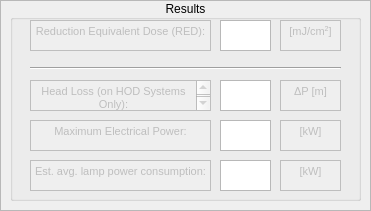
  <widget class="QFrame" name="Results">
   <property name="geometry">
    <rect>
     <x>240</x>
     <y>370</y>
     <width>371</width>
     <height>211</height>
    </rect>
   </property>
   <property name="autoFillBackground">
    <bool>true</bool>
   </property>
   <property name="frameShape">
    <enum>QFrame::StyledPanel</enum>
   </property>
   <property name="frameShadow">
    <enum>QFrame::Raised</enum>
   </property>
   <widget class="QGroupBox" name="groupBox_5">
    <property name="geometry">
     <rect>
      <x>10</x>
      <y>0</y>
      <width>351</width>
      <height>201</height>
     </rect>
    </property>
    <property name="contextMenuPolicy">
     <enum>Qt::DefaultContextMenu</enum>
    </property>
    <property name="title">
     <string>Results</string>
    </property>
    <property name="alignment">
     <set>Qt::AlignCenter</set>
    </property>
    <property name="flat">
     <bool>false</bool>
    </property>
    <widget class="QTextBrowser" name="textBrowser_9">
     <property name="enabled">
      <bool>false</bool>
     </property>
     <property name="geometry">
      <rect>
       <x>20</x>
       <y>20</y>
       <width>181</width>
       <height>31</height>
      </rect>
     </property>
     <property name="autoFillBackground">
      <bool>true</bool>
     </property>
     <property name="frameShape">
      <enum>QFrame::Box</enum>
     </property>
     <property name="frameShadow">
      <enum>QFrame::Plain</enum>
     </property>
     <property name="verticalScrollBarPolicy">
      <enum>Qt::ScrollBarAlwaysOff</enum>
     </property>
     <property name="horizontalScrollBarPolicy">
      <enum>Qt::ScrollBarAlwaysOff</enum>
     </property>
     <property name="html">
      <string>&lt;!DOCTYPE HTML PUBLIC &quot;-//W3C//DTD HTML 4.0//EN&quot; &quot;http://www.w3.org/TR/REC-html40/strict.dtd&quot;&gt;
&lt;html&gt;&lt;head&gt;&lt;meta name=&quot;qrichtext&quot; content=&quot;1&quot; /&gt;&lt;style type=&quot;text/css&quot;&gt;
p, li { white-space: pre-wrap; }
&lt;/style&gt;&lt;/head&gt;&lt;body style=&quot; font-family:'MS Shell Dlg 2'; font-size:8.25pt; font-weight:400; font-style:normal;&quot;&gt;
&lt;p align=&quot;center&quot; style=&quot; margin-top:0px; margin-bottom:0px; margin-left:0px; margin-right:0px; -qt-block-indent:0; text-indent:0px;&quot;&gt;Reduction Equivalent Dose (RED):&lt;/p&gt;&lt;/body&gt;&lt;/html&gt;</string>
     </property>
    </widget>
    <widget class="QTextBrowser" name="textBrowser_10">
     <property name="enabled">
      <bool>false</bool>
     </property>
     <property name="geometry">
      <rect>
       <x>270</x>
       <y>20</y>
       <width>61</width>
       <height>31</height>
      </rect>
     </property>
     <property name="sizePolicy">
      <sizepolicy hsizetype="Fixed" vsizetype="Fixed">
       <horstretch>0</horstretch>
       <verstretch>0</verstretch>
      </sizepolicy>
     </property>
     <property name="autoFillBackground">
      <bool>true</bool>
     </property>
     <property name="inputMethodHints">
      <set>Qt::ImhNone</set>
     </property>
     <property name="frameShape">
      <enum>QFrame::Box</enum>
     </property>
     <property name="frameShadow">
      <enum>QFrame::Plain</enum>
     </property>
     <property name="verticalScrollBarPolicy">
      <enum>Qt::ScrollBarAlwaysOff</enum>
     </property>
     <property name="horizontalScrollBarPolicy">
      <enum>Qt::ScrollBarAlwaysOff</enum>
     </property>
     <property name="html">
      <string>&lt;!DOCTYPE HTML PUBLIC &quot;-//W3C//DTD HTML 4.0//EN&quot; &quot;http://www.w3.org/TR/REC-html40/strict.dtd&quot;&gt;
&lt;html&gt;&lt;head&gt;&lt;meta name=&quot;qrichtext&quot; content=&quot;1&quot; /&gt;&lt;style type=&quot;text/css&quot;&gt;
p, li { white-space: pre-wrap; }
&lt;/style&gt;&lt;/head&gt;&lt;body style=&quot; font-family:'MS Shell Dlg 2'; font-size:8.25pt; font-weight:400; font-style:normal;&quot;&gt;
&lt;p align=&quot;center&quot; style=&quot; margin-top:0px; margin-bottom:0px; margin-left:0px; margin-right:0px; -qt-block-indent:0; text-indent:0px;&quot;&gt;[mJ/cm&lt;span style=&quot; vertical-align:super;&quot;&gt;2&lt;/span&gt;]&lt;/p&gt;&lt;/body&gt;&lt;/html&gt;</string>
     </property>
    </widget>
    <widget class="QTextEdit" name="RED">
     <property name="geometry">
      <rect>
       <x>210</x>
       <y>20</y>
       <width>51</width>
       <height>31</height>
      </rect>
     </property>
     <property name="sizePolicy">
      <sizepolicy hsizetype="Fixed" vsizetype="Fixed">
       <horstretch>0</horstretch>
       <verstretch>0</verstretch>
      </sizepolicy>
     </property>
     <property name="inputMethodHints">
      <set>Qt::ImhNone</set>
     </property>
     <property name="verticalScrollBarPolicy">
      <enum>Qt::ScrollBarAlwaysOff</enum>
     </property>
     <property name="horizontalScrollBarPolicy">
      <enum>Qt::ScrollBarAlwaysOff</enum>
     </property>
     <property name="lineWrapMode">
      <enum>QTextEdit::NoWrap</enum>
     </property>
     <property name="readOnly">
      <bool>true</bool>
     </property>
     <property name="html">
      <string>&lt;!DOCTYPE HTML PUBLIC &quot;-//W3C//DTD HTML 4.0//EN&quot; &quot;http://www.w3.org/TR/REC-html40/strict.dtd&quot;&gt;
&lt;html&gt;&lt;head&gt;&lt;meta name=&quot;qrichtext&quot; content=&quot;1&quot; /&gt;&lt;style type=&quot;text/css&quot;&gt;
p, li { white-space: pre-wrap; }
&lt;/style&gt;&lt;/head&gt;&lt;body style=&quot; font-family:'MS Shell Dlg 2'; font-size:8.25pt; font-weight:400; font-style:normal;&quot;&gt;
&lt;p align=&quot;center&quot; style=&quot;-qt-paragraph-type:empty; margin-top:0px; margin-bottom:0px; margin-left:0px; margin-right:0px; -qt-block-indent:0; text-indent:0px;&quot;&gt;&lt;br /&gt;&lt;/p&gt;&lt;/body&gt;&lt;/html&gt;</string>
     </property>
    </widget>
    <widget class="QTextBrowser" name="textBrowser_11">
     <property name="enabled">
      <bool>false</bool>
     </property>
     <property name="geometry">
      <rect>
       <x>20</x>
       <y>80</y>
       <width>181</width>
       <height>31</height>
      </rect>
     </property>
     <property name="autoFillBackground">
      <bool>true</bool>
     </property>
     <property name="frameShape">
      <enum>QFrame::Box</enum>
     </property>
     <property name="frameShadow">
      <enum>QFrame::Plain</enum>
     </property>
     <property name="html">
      <string>&lt;!DOCTYPE HTML PUBLIC &quot;-//W3C//DTD HTML 4.0//EN&quot; &quot;http://www.w3.org/TR/REC-html40/strict.dtd&quot;&gt;
&lt;html&gt;&lt;head&gt;&lt;meta name=&quot;qrichtext&quot; content=&quot;1&quot; /&gt;&lt;style type=&quot;text/css&quot;&gt;
p, li { white-space: pre-wrap; }
&lt;/style&gt;&lt;/head&gt;&lt;body style=&quot; font-family:'MS Shell Dlg 2'; font-size:8.25pt; font-weight:400; font-style:normal;&quot;&gt;
&lt;p align=&quot;center&quot; style=&quot; margin-top:0px; margin-bottom:0px; margin-left:0px; margin-right:0px; -qt-block-indent:0; text-indent:0px;&quot;&gt;Head Loss (on HOD Systems Only):&lt;/p&gt;&lt;/body&gt;&lt;/html&gt;</string>
     </property>
    </widget>
    <widget class="QTextEdit" name="HeadLoss">
     <property name="geometry">
      <rect>
       <x>210</x>
       <y>80</y>
       <width>51</width>
       <height>31</height>
      </rect>
     </property>
     <property name="sizePolicy">
      <sizepolicy hsizetype="Fixed" vsizetype="Fixed">
       <horstretch>0</horstretch>
       <verstretch>0</verstretch>
      </sizepolicy>
     </property>
     <property name="inputMethodHints">
      <set>Qt::ImhNone</set>
     </property>
     <property name="readOnly">
      <bool>true</bool>
     </property>
     <property name="html">
      <string>&lt;!DOCTYPE HTML PUBLIC &quot;-//W3C//DTD HTML 4.0//EN&quot; &quot;http://www.w3.org/TR/REC-html40/strict.dtd&quot;&gt;
&lt;html&gt;&lt;head&gt;&lt;meta name=&quot;qrichtext&quot; content=&quot;1&quot; /&gt;&lt;style type=&quot;text/css&quot;&gt;
p, li { white-space: pre-wrap; }
&lt;/style&gt;&lt;/head&gt;&lt;body style=&quot; font-family:'MS Shell Dlg 2'; font-size:8.25pt; font-weight:400; font-style:normal;&quot;&gt;
&lt;p align=&quot;center&quot; style=&quot;-qt-paragraph-type:empty; margin-top:0px; margin-bottom:0px; margin-left:0px; margin-right:0px; -qt-block-indent:0; text-indent:0px;&quot;&gt;&lt;br /&gt;&lt;/p&gt;&lt;/body&gt;&lt;/html&gt;</string>
     </property>
    </widget>
    <widget class="QTextBrowser" name="textBrowser_12">
     <property name="enabled">
      <bool>false</bool>
     </property>
     <property name="geometry">
      <rect>
       <x>270</x>
       <y>80</y>
       <width>61</width>
       <height>31</height>
      </rect>
     </property>
     <property name="sizePolicy">
      <sizepolicy hsizetype="Fixed" vsizetype="Fixed">
       <horstretch>0</horstretch>
       <verstretch>0</verstretch>
      </sizepolicy>
     </property>
     <property name="autoFillBackground">
      <bool>true</bool>
     </property>
     <property name="inputMethodHints">
      <set>Qt::ImhNone</set>
     </property>
     <property name="frameShape">
      <enum>QFrame::Box</enum>
     </property>
     <property name="frameShadow">
      <enum>QFrame::Plain</enum>
     </property>
     <property name="verticalScrollBarPolicy">
      <enum>Qt::ScrollBarAlwaysOff</enum>
     </property>
     <property name="horizontalScrollBarPolicy">
      <enum>Qt::ScrollBarAlwaysOff</enum>
     </property>
     <property name="html">
      <string>&lt;!DOCTYPE HTML PUBLIC &quot;-//W3C//DTD HTML 4.0//EN&quot; &quot;http://www.w3.org/TR/REC-html40/strict.dtd&quot;&gt;
&lt;html&gt;&lt;head&gt;&lt;meta name=&quot;qrichtext&quot; content=&quot;1&quot; /&gt;&lt;style type=&quot;text/css&quot;&gt;
p, li { white-space: pre-wrap; }
&lt;/style&gt;&lt;/head&gt;&lt;body style=&quot; font-family:'MS Shell Dlg 2'; font-size:8.25pt; font-weight:400; font-style:normal;&quot;&gt;
&lt;p align=&quot;center&quot; style=&quot; margin-top:0px; margin-bottom:0px; margin-left:0px; margin-right:0px; -qt-block-indent:0; text-indent:0px;&quot;&gt;ΔP [m]&lt;/p&gt;&lt;/body&gt;&lt;/html&gt;</string>
     </property>
    </widget>
    <widget class="QTextBrowser" name="textBrowser_13">
     <property name="enabled">
      <bool>false</bool>
     </property>
     <property name="geometry">
      <rect>
       <x>20</x>
       <y>120</y>
       <width>181</width>
       <height>31</height>
      </rect>
     </property>
     <property name="autoFillBackground">
      <bool>true</bool>
     </property>
     <property name="frameShape">
      <enum>QFrame::Box</enum>
     </property>
     <property name="frameShadow">
      <enum>QFrame::Plain</enum>
     </property>
     <property name="html">
      <string>&lt;!DOCTYPE HTML PUBLIC &quot;-//W3C//DTD HTML 4.0//EN&quot; &quot;http://www.w3.org/TR/REC-html40/strict.dtd&quot;&gt;
&lt;html&gt;&lt;head&gt;&lt;meta name=&quot;qrichtext&quot; content=&quot;1&quot; /&gt;&lt;style type=&quot;text/css&quot;&gt;
p, li { white-space: pre-wrap; }
&lt;/style&gt;&lt;/head&gt;&lt;body style=&quot; font-family:'MS Shell Dlg 2'; font-size:8.25pt; font-weight:400; font-style:normal;&quot;&gt;
&lt;p align=&quot;center&quot; style=&quot; margin-top:0px; margin-bottom:0px; margin-left:0px; margin-right:0px; -qt-block-indent:0; text-indent:0px;&quot;&gt;Maximum Electrical Power:&lt;/p&gt;&lt;/body&gt;&lt;/html&gt;</string>
     </property>
    </widget>
    <widget class="QTextEdit" name="MaxLampsPower">
     <property name="geometry">
      <rect>
       <x>210</x>
       <y>120</y>
       <width>51</width>
       <height>31</height>
      </rect>
     </property>
     <property name="sizePolicy">
      <sizepolicy hsizetype="Fixed" vsizetype="Fixed">
       <horstretch>0</horstretch>
       <verstretch>0</verstretch>
      </sizepolicy>
     </property>
     <property name="inputMethodHints">
      <set>Qt::ImhNone</set>
     </property>
     <property name="readOnly">
      <bool>true</bool>
     </property>
     <property name="html">
      <string>&lt;!DOCTYPE HTML PUBLIC &quot;-//W3C//DTD HTML 4.0//EN&quot; &quot;http://www.w3.org/TR/REC-html40/strict.dtd&quot;&gt;
&lt;html&gt;&lt;head&gt;&lt;meta name=&quot;qrichtext&quot; content=&quot;1&quot; /&gt;&lt;style type=&quot;text/css&quot;&gt;
p, li { white-space: pre-wrap; }
&lt;/style&gt;&lt;/head&gt;&lt;body style=&quot; font-family:'MS Shell Dlg 2'; font-size:8.25pt; font-weight:400; font-style:normal;&quot;&gt;
&lt;p align=&quot;center&quot; style=&quot;-qt-paragraph-type:empty; margin-top:0px; margin-bottom:0px; margin-left:0px; margin-right:0px; -qt-block-indent:0; text-indent:0px;&quot;&gt;&lt;br /&gt;&lt;/p&gt;&lt;/body&gt;&lt;/html&gt;</string>
     </property>
    </widget>
    <widget class="QTextBrowser" name="textBrowser_14">
     <property name="enabled">
      <bool>false</bool>
     </property>
     <property name="geometry">
      <rect>
       <x>270</x>
       <y>120</y>
       <width>61</width>
       <height>31</height>
      </rect>
     </property>
     <property name="sizePolicy">
      <sizepolicy hsizetype="Fixed" vsizetype="Fixed">
       <horstretch>0</horstretch>
       <verstretch>0</verstretch>
      </sizepolicy>
     </property>
     <property name="autoFillBackground">
      <bool>true</bool>
     </property>
     <property name="inputMethodHints">
      <set>Qt::ImhNone</set>
     </property>
     <property name="frameShape">
      <enum>QFrame::Box</enum>
     </property>
     <property name="frameShadow">
      <enum>QFrame::Plain</enum>
     </property>
     <property name="verticalScrollBarPolicy">
      <enum>Qt::ScrollBarAlwaysOff</enum>
     </property>
     <property name="horizontalScrollBarPolicy">
      <enum>Qt::ScrollBarAlwaysOff</enum>
     </property>
     <property name="html">
      <string>&lt;!DOCTYPE HTML PUBLIC &quot;-//W3C//DTD HTML 4.0//EN&quot; &quot;http://www.w3.org/TR/REC-html40/strict.dtd&quot;&gt;
&lt;html&gt;&lt;head&gt;&lt;meta name=&quot;qrichtext&quot; content=&quot;1&quot; /&gt;&lt;style type=&quot;text/css&quot;&gt;
p, li { white-space: pre-wrap; }
&lt;/style&gt;&lt;/head&gt;&lt;body style=&quot; font-family:'MS Shell Dlg 2'; font-size:8.25pt; font-weight:400; font-style:normal;&quot;&gt;
&lt;p align=&quot;center&quot; style=&quot; margin-top:0px; margin-bottom:0px; margin-left:0px; margin-right:0px; -qt-block-indent:0; text-indent:0px;&quot;&gt;[kW]&lt;/p&gt;&lt;/body&gt;&lt;/html&gt;</string>
     </property>
    </widget>
    <widget class="QTextBrowser" name="textBrowser_15">
     <property name="enabled">
      <bool>false</bool>
     </property>
     <property name="geometry">
      <rect>
       <x>20</x>
       <y>160</y>
       <width>181</width>
       <height>31</height>
      </rect>
     </property>
     <property name="autoFillBackground">
      <bool>true</bool>
     </property>
     <property name="frameShape">
      <enum>QFrame::Box</enum>
     </property>
     <property name="frameShadow">
      <enum>QFrame::Plain</enum>
     </property>
     <property name="html">
      <string>&lt;!DOCTYPE HTML PUBLIC &quot;-//W3C//DTD HTML 4.0//EN&quot; &quot;http://www.w3.org/TR/REC-html40/strict.dtd&quot;&gt;
&lt;html&gt;&lt;head&gt;&lt;meta name=&quot;qrichtext&quot; content=&quot;1&quot; /&gt;&lt;style type=&quot;text/css&quot;&gt;
p, li { white-space: pre-wrap; }
&lt;/style&gt;&lt;/head&gt;&lt;body style=&quot; font-family:'MS Shell Dlg 2'; font-size:8.25pt; font-weight:400; font-style:normal;&quot;&gt;
&lt;p align=&quot;center&quot; style=&quot; margin-top:0px; margin-bottom:0px; margin-left:0px; margin-right:0px; -qt-block-indent:0; text-indent:0px;&quot;&gt;Est. avg. lamp power consumption:&lt;/p&gt;&lt;/body&gt;&lt;/html&gt;</string>
     </property>
    </widget>
    <widget class="QTextEdit" name="AveragePowerConsumption">
     <property name="geometry">
      <rect>
       <x>210</x>
       <y>160</y>
       <width>51</width>
       <height>31</height>
      </rect>
     </property>
     <property name="sizePolicy">
      <sizepolicy hsizetype="Fixed" vsizetype="Fixed">
       <horstretch>0</horstretch>
       <verstretch>0</verstretch>
      </sizepolicy>
     </property>
     <property name="inputMethodHints">
      <set>Qt::ImhNone</set>
     </property>
     <property name="readOnly">
      <bool>true</bool>
     </property>
     <property name="html">
      <string>&lt;!DOCTYPE HTML PUBLIC &quot;-//W3C//DTD HTML 4.0//EN&quot; &quot;http://www.w3.org/TR/REC-html40/strict.dtd&quot;&gt;
&lt;html&gt;&lt;head&gt;&lt;meta name=&quot;qrichtext&quot; content=&quot;1&quot; /&gt;&lt;style type=&quot;text/css&quot;&gt;
p, li { white-space: pre-wrap; }
&lt;/style&gt;&lt;/head&gt;&lt;body style=&quot; font-family:'MS Shell Dlg 2'; font-size:8.25pt; font-weight:400; font-style:normal;&quot;&gt;
&lt;p align=&quot;center&quot; style=&quot;-qt-paragraph-type:empty; margin-top:0px; margin-bottom:0px; margin-left:0px; margin-right:0px; -qt-block-indent:0; text-indent:0px;&quot;&gt;&lt;br /&gt;&lt;/p&gt;&lt;/body&gt;&lt;/html&gt;</string>
     </property>
    </widget>
    <widget class="QTextBrowser" name="textBrowser_16">
     <property name="enabled">
      <bool>false</bool>
     </property>
     <property name="geometry">
      <rect>
       <x>270</x>
       <y>160</y>
       <width>61</width>
       <height>31</height>
      </rect>
     </property>
     <property name="sizePolicy">
      <sizepolicy hsizetype="Fixed" vsizetype="Fixed">
       <horstretch>0</horstretch>
       <verstretch>0</verstretch>
      </sizepolicy>
     </property>
     <property name="autoFillBackground">
      <bool>true</bool>
     </property>
     <property name="inputMethodHints">
      <set>Qt::ImhNone</set>
     </property>
     <property name="frameShape">
      <enum>QFrame::Box</enum>
     </property>
     <property name="frameShadow">
      <enum>QFrame::Plain</enum>
     </property>
     <property name="verticalScrollBarPolicy">
      <enum>Qt::ScrollBarAlwaysOff</enum>
     </property>
     <property name="horizontalScrollBarPolicy">
      <enum>Qt::ScrollBarAlwaysOff</enum>
     </property>
     <property name="html">
      <string>&lt;!DOCTYPE HTML PUBLIC &quot;-//W3C//DTD HTML 4.0//EN&quot; &quot;http://www.w3.org/TR/REC-html40/strict.dtd&quot;&gt;
&lt;html&gt;&lt;head&gt;&lt;meta name=&quot;qrichtext&quot; content=&quot;1&quot; /&gt;&lt;style type=&quot;text/css&quot;&gt;
p, li { white-space: pre-wrap; }
&lt;/style&gt;&lt;/head&gt;&lt;body style=&quot; font-family:'MS Shell Dlg 2'; font-size:8.25pt; font-weight:400; font-style:normal;&quot;&gt;
&lt;p align=&quot;center&quot; style=&quot; margin-top:0px; margin-bottom:0px; margin-left:0px; margin-right:0px; -qt-block-indent:0; text-indent:0px;&quot;&gt;[kW]&lt;/p&gt;&lt;/body&gt;&lt;/html&gt;</string>
     </property>
    </widget>
    <widget class="Line" name="line_3">
     <property name="geometry">
      <rect>
       <x>20</x>
       <y>60</y>
       <width>311</width>
       <height>16</height>
      </rect>
     </property>
     <property name="orientation">
      <enum>Qt::Horizontal</enum>
     </property>
    </widget>
   </widget>
  </widget>
